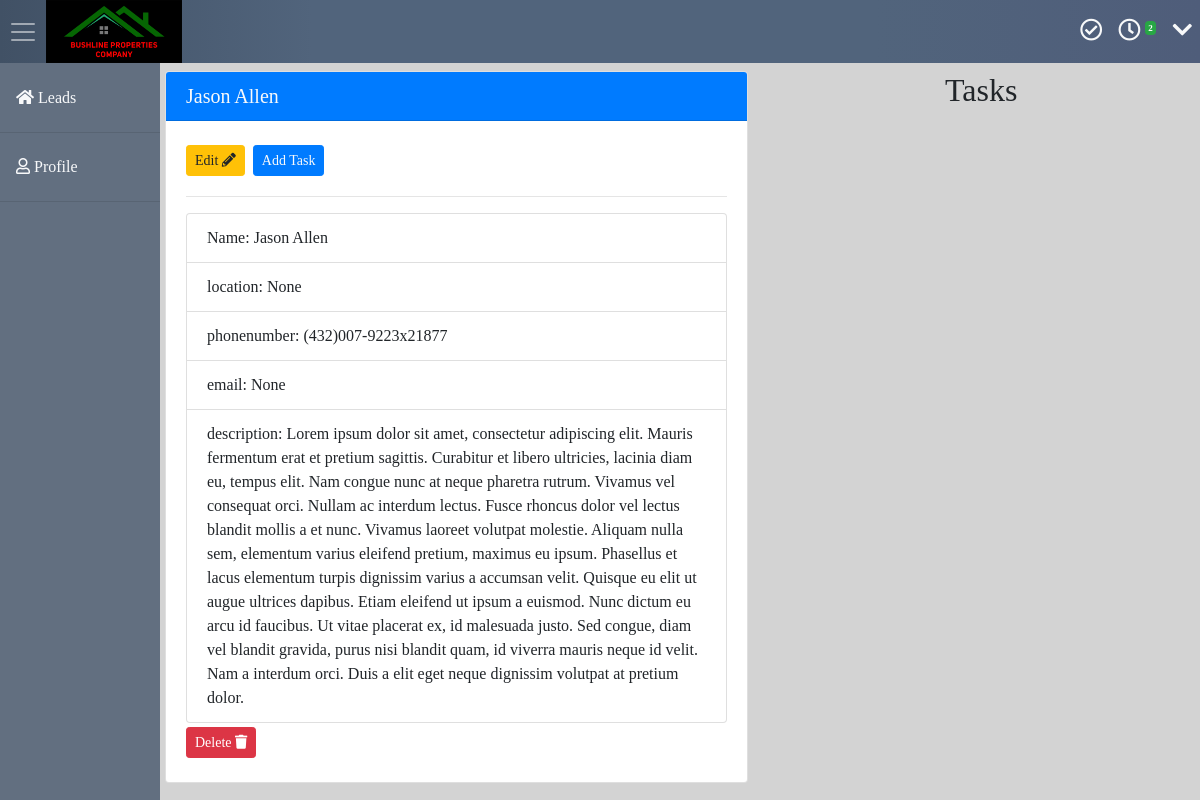
The app's page /333/ (signed in) with its own data.
### lead/models.py (models this page shows, shortened)
class Lead(models.Model):
    status = models.ForeignKey(Status, on_delete=models.CASCADE)
    source = models.ForeignKey(Source, on_delete=models.CASCADE)
    assigned = models.ForeignKey(User, on_delete=models.CASCADE)
    name = models.CharField(max_length=100)
    location = models.CharField(max_length=100, blank=True, null=True)
    phonenumber = models.CharField(max_length=100)
    email = models.EmailField(blank=True, null=True)
    description = models.TextField(blank=True, null=True)
    trash = models.BooleanField(default=False)
    active = models.BooleanField(default=True)

### lead/views.py (the view)
# urls.py: path('<int:pk>/', views.LeadDetailView.as_view(), name='lead_detail'),
class LeadDetailView(LoginRequiredMixin, DetailView):
    template_name = 'lead/detail.html'
    model = Lead
    def get_context_data(self, **kwargs):
        context = super().get_context_data(**kwargs)
        if self.request.user.is_authenticated:
            context['task_count'] = Task.objects.filter(lead=self.object, author=self.request.user, trash=False).all()
            context['task_form'] = TaskForm()
            context['lead_detail'] = True
            context['reminders'] = Reminder.objects.filter(
                task__completed=False,
                dueDate__gte=timezone.now().today(),  # make sure that the dueDate has not expired
                task__author=self.request.user,  # the user is the one is the owner
                trash=False  # the reminder is not in the trash
            ).all()
        return context
    def get_queryset(self):
        return Lead.objects.filter(trash=False).order_by('-pk')

### lead/templatetags/filt.py (called while the page is built)
@register.filter(name='is_checkbox')
def is_checkbox(value):
    return isinstance(value, CheckboxInput)

### lead/templates/lead/detail.html (shortened to what this page needs)
{% extends "lead/base.html" %}
    {% block content %}
    <div class="container">
      <div class="row">
        <div class="col-12">
          {% if lead_detail %}
          {% include "lead/lead_detail.html" %}
          {% else %} {% include "lead/task_detail.html" %} {% endif %}
        </div>
      </div>
    </div>
    {% endblock content %}

### lead/templates/lead/lead_detail.html (shortened to what this page needs)
<div class="row mt-2">
  <div class="col-sm-7">
    <div class="card">
      <h5 class="card-header text-light bg-primary">{{lead.name}}
      </h5>
      <div class="card-body">
        <a href="{% url 'lead_edit' pk=object.pk %}" class="btn btn-sm btn-warning mr-1 my-1">Edit <i
            class="fas fa-pencil-alt"></i></a>
        <a type="button" data-toggle="modal" data-target="#addTask" class="btn btn-sm my-1 btn-primary text-light">
          Add Task
        </a>
        <hr />
        <section role="leadinformation">
          <ul class="list-group">
            <li class="list-group-item">
              Name: {{object.name}}
            </li>
            <li class="list-group-item">
              location: {{object.location}}
            </li>
            <li class="list-group-item">
              phonenumber: {{object.phonenumber}}
            </li>
            <li class="list-group-item">
              email: {{object.email}}
            </li>
            <li class="list-group-item">
              description: {{object.description}}
            </li>
          </ul>
        </section>
        <a href="{% url 'lead_remove' pk=object.pk %}" class="btn btn-sm btn-danger mr-1  my-1">Delete <i
            class="fas fa-trash"></i></a>
      </div>
    </div>
  </div>
  <div class="col-sm-5">
    <h2 class="text-center">Tasks</h2>
  </div>
</div>

### lead/static/css/style.css (style rules this page uses)
* { margin: 0; padding: 0; }
body { background-color: lightgrey; font-family: "Roboto, 'Helvetica Neue', Helvetica, Arial, sans-serif"; }

### records on screen
Lead: name "Jason Allen", location "None", phonenumber "(432)007-9223x21877", email "None", description "Lorem ipsum dolor sit amet, consectetur adipiscing elit. Mauris fermentum erat et pretium sagittis. Curabitur et libero ultricies, lacinia diam eu, tempus elit. Nam congue nunc at neque pharetra rutrum. Vivamus vel consequat orci. Nullam ac interdum lectus. Fusce rhoncus dolor vel lectus blandit mollis a et nunc. Vivamus laoreet volutpat molestie. Aliquam nulla sem, elementum varius eleifend pretium, maximus eu ipsum. Phasellus et lacus elementum turpis dignissim varius a accumsan velit. Quisque eu elit ut augue ultrices dapibus. Etiam eleifend ut ipsum a euismod. Nunc dictum eu arcu id faucibus. Ut vitae placerat ex, id malesuada justo. Sed congue, diam vel blandit gravida, purus nisi…"

### other values on screen
{{ reminders|length }} "2"
